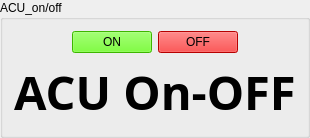
     <widget class="QGroupBox" name="ACU_onoff">
      <property name="title">
       <string>ACU_on/off</string>
      </property>
      <layout class="QGridLayout" name="gridLayout">
       <item row="0" column="0">
        <layout class="QVBoxLayout" name="verticalLayout">
         <item>
          <layout class="QHBoxLayout" name="horizontalLayout">
           <item>
            <widget class="QLabel" name="indicator1">
             <property name="text">
              <string/>
             </property>
            </widget>
           </item>
           <item>
            <widget class="QPushButton" name="ONpushButton">
             <property name="styleSheet">
              <string notr="true">background-color: rgb(85, 255, 0);</string>
             </property>
             <property name="text">
              <string>ON</string>
             </property>
            </widget>
           </item>
           <item>
            <widget class="QPushButton" name="OFFpushButton">
             <property name="styleSheet">
              <string notr="true">background-color: rgb(255, 0, 0);</string>
             </property>
             <property name="text">
              <string>OFF</string>
             </property>
            </widget>
           </item>
           <item>
            <widget class="QLabel" name="indicator2">
             <property name="text">
              <string/>
             </property>
            </widget>
           </item>
          </layout>
         </item>
         <item>
          <widget class="QLabel" name="ACU">
           <property name="font">
            <font>
             <family>Monotype Corsiva</family>
             <pointsize>35</pointsize>
             <weight>75</weight>
             <bold>true</bold>
            </font>
           </property>
           <property name="text">
            <string>ACU On-OFF</string>
           </property>
           <property name="alignment">
            <set>Qt::AlignCenter</set>
           </property>
           <property name="wordWrap">
            <bool>true</bool>
           </property>
           <property name="indent">
            <number>-1</number>
           </property>
          </widget>
         </item>
        </layout>
       </item>
      </layout>
     </widget>
